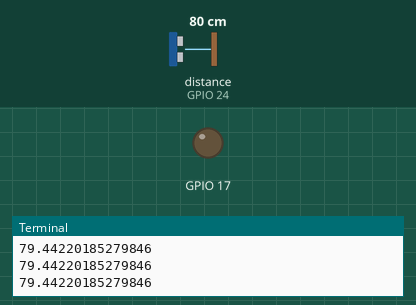
The program below on a simulated Raspberry Pi (BCM pin numbers). Parts: output pins drawn as LEDs (lit = HIGH), the last lines printed to the terminal. Dashed ring = blinking. The inputs (shaded band) are chosen by the test bench; at power-on: distance to the obstacle (sensor on GPIO 24) 80 cm. The echo pulse lasts 58.3 µs per cm; threads take turns every 2 ms; the clock reads 2024-03-15 10:24:30 at power-on unless the program sets it; pins used as bus, display or sensor lines are not drawn.

Above: at 1.2 s.
1.3 s: distance to the obstacle (sensor on GPIO 24) set to 30 cm
2.8 s: distance to the obstacle (sensor on GPIO 24) set to 24 cm
At 3.29 s:
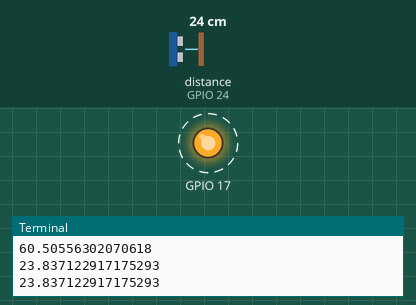
5.8 s: distance to the obstacle (sensor on GPIO 24) set to 299 cm
At 6.08 s:
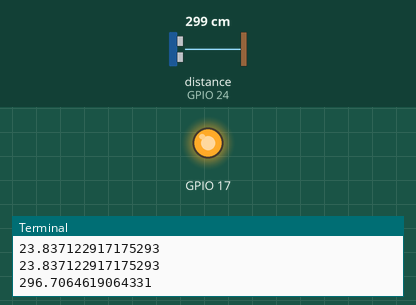
Timing chart, 0 to 8.8 s (numbered marks = the images above; inputs shaded):
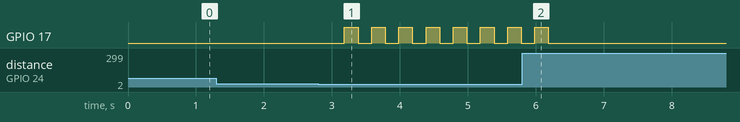

The program:

parking_sensor_-_lab.py
```python
import RPi.GPIO as GPIO
import time
import threading


GPIO.setwarnings(False)
GPIO.setmode(GPIO.BCM)

second = 1
distance = 1000
TRIG = 23
ECHO = 24

def get_distance():

    GPIO.output(TRIG, False)
    time.sleep(0.1)
    GPIO.output(TRIG, True)
    time.sleep(0.00001)
    GPIO.output(TRIG, False)

    while GPIO.input(ECHO)==0:
        start = time.time()

    while GPIO.input(ECHO)==1:
        end = time.time()

    return (end - start) * 17015


def job():
    while True:
        GPIO.setup(17, GPIO.OUT)
        GPIO.output(17,False)
        if distance <=30:
            time.sleep(second)
            GPIO.output(17,True)
            time.sleep(second)


t =threading.Thread(target = job)

t.start()


while True:
    GPIO.setup(23, GPIO.OUT)
    GPIO.setup(24, GPIO.IN)
    print (get_distance())
    distance = get_distance()


    #set different condition here


    if distance <= 30:
        second = 0.2
    if distance <= 20:
        second = 0.1
    if distance <= 10:
        second = 0.05


GPIO.cleanup()
```

Measured:
- the behaviour switches between 27 and 26 cm on distance to the obstacle (sensor on GPIO 24) (found by bisection; images 0 and 1)
- after the input at 2.8 s, GPIO 17: alternates HIGH for 0.20 s and LOW for 0.20 s, starting after 0.39 s
- after the input at 5.8 s, GPIO 17: goes on until 6.2 s, then stays LOW
